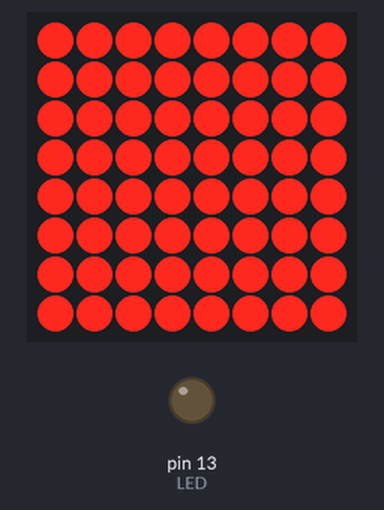
Bench run of a sketch on a simulated Arduino Uno, built with avr-gcc and run on an emulated ATmega328P. Parts: 8×8 LED matrix, output pins drawn as LEDs (lit = HIGH). Wiring (inferred from the names in the program): MAX7219 LED driver (orientation assumed): data pin 3; clock pin 2; CS pin 4. Dashed ring = blinking. Pins used as bus, display or sensor lines are not drawn.

Above: at 0.5 s.
At 129.54 s:
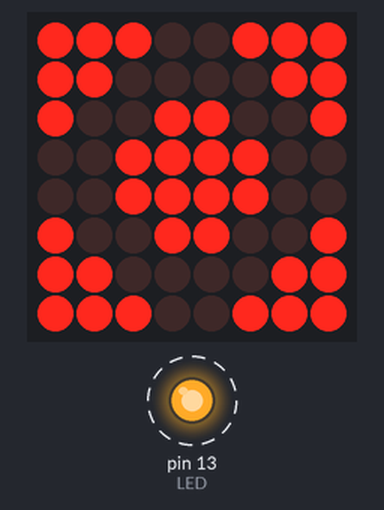
Timing chart, 0 to 130.0 s (numbered marks = the images above):
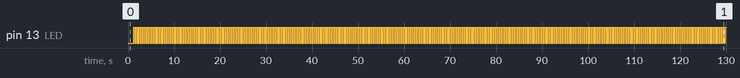

The sketch:

module_max7219.ino
```cpp
/*====================================================================================================*/
/*====================================================================================================*/
#include "module_max7219.h"
/*====================================================================================================*/
/*====================================================================================================*/
const byte MAX7219_CLK  = 2;
const byte MAX7219_DIN  = 3;
const byte MAX7219_LOAD = 4;
/*====================================================================================================*/
/*====================================================================================================*
**函數 : MAX7219_SendByte
**功能 : MAX7219 SendByte
**輸入 : data
**輸出 : None
**使用 : MAX7219_SendByte();
**====================================================================================================*/
/*====================================================================================================*/
static void MAX7219_SendByte( byte data )
{
  for (byte i=0; i<8; i++) {
    digitalWrite(MAX7219_CLK, LOW);
    if (data & (0x80 >> i))
      digitalWrite(MAX7219_DIN, HIGH);
    else
      digitalWrite(MAX7219_DIN, LOW);
    digitalWrite(MAX7219_CLK, HIGH);
  }
}
/*====================================================================================================*/
/*====================================================================================================*
**函數 : MAX7219_WriteData
**功能 : MAX7219 WriteData
**輸入 : addr, data
**輸出 : None
**使用 : MAX7219_WriteData();
**====================================================================================================*/
/*====================================================================================================*/
void MAX7219_WriteData( byte addr, byte data )
{
  digitalWrite(MAX7219_LOAD, LOW);
  MAX7219_SendByte(addr);
  MAX7219_SendByte(data);
  digitalWrite(MAX7219_LOAD, HIGH);
}
/*====================================================================================================*/
/*====================================================================================================*
**函數 : MAX7219_Config
**功能 : MAX7219 Config
**輸入 : None
**輸出 : None
**使用 : MAX7219_Config();
**====================================================================================================*/
/*====================================================================================================*/
static void MAX7219_Config( void )
{
  pinMode(MAX7219_DIN,  OUTPUT);
  pinMode(MAX7219_CLK,  OUTPUT);
  pinMode(MAX7219_LOAD, OUTPUT);
}
/*====================================================================================================*/
/*====================================================================================================*
**函數 : MAX7219_Init
**功能 : MAX7219 Init
**輸入 : None
**輸出 : None
**使用 : MAX7219_Init();
**====================================================================================================*/
/*====================================================================================================*/
void MAX7219_Init( void )
{
  MAX7219_Config();

  MAX7219_WriteData(MAX7219_SHUTDOWN,     0x01);  // Normal Operation
  MAX7219_WriteData(MAX7219_DISPLAY_TEST, 0x00);  // No Display Test
  MAX7219_WriteData(MAX7219_SCAN_LIMIT,   0x07);  // Scan All
  MAX7219_WriteData(MAX7219_DECODE_MODE,  0x00);  // No Decode
  MAX7219_WriteData(MAX7219_INTENSITY,    0x00);  // Min (01/32)

  MAX7219_Clear();
}
/*====================================================================================================*/
/*====================================================================================================*
**函數 : MAX7219_Fill
**功能 : Fill MatrixLED
**輸入 : None
**輸出 : None
**使用 : MAX7219_Fill();
**====================================================================================================*/
/*====================================================================================================*/
void MAX7219_Fill( void )
{
  MAX7219_WriteData(1, 255);
  MAX7219_WriteData(2, 255);
  MAX7219_WriteData(3, 255);
  MAX7219_WriteData(4, 255);
  MAX7219_WriteData(5, 255);
  MAX7219_WriteData(6, 255);
  MAX7219_WriteData(7, 255);
  MAX7219_WriteData(8, 255);
}
/*====================================================================================================*/
/*====================================================================================================*
**函數 : MAX7219_Clear
**功能 : Clear MatrixLED
**輸入 : None
**輸出 : None
**使用 : MAX7219_Clear();
**====================================================================================================*/
/*====================================================================================================*/
void MAX7219_Clear( void )
{
  MAX7219_WriteData(1, 0);
  MAX7219_WriteData(2, 0);
  MAX7219_WriteData(3, 0);
  MAX7219_WriteData(4, 0);
  MAX7219_WriteData(5, 0);
  MAX7219_WriteData(6, 0);
  MAX7219_WriteData(7, 0);
  MAX7219_WriteData(8, 0);
}
/*====================================================================================================*/
/*====================================================================================================*
**函數 : MAX7219_TestMatrixLED
**功能 : Test MatrixLED
**輸入 : None
**輸出 : None
**使用 : MAX7219_TestMatrixLED();
**====================================================================================================*/
/*====================================================================================================*/
void MAX7219_TestMatrixLED( void )
{
  for (int i=0; i<256; i++) {
    MAX7219_WriteData(1, i);
    MAX7219_WriteData(2, i);
    MAX7219_WriteData(3, i);
    MAX7219_WriteData(4, i);
    MAX7219_WriteData(5, i);
    MAX7219_WriteData(6, i);
    MAX7219_WriteData(7, i);
    MAX7219_WriteData(8, i);
  }

  for (byte i=0; i<2; i++) {
    MAX7219_Fill();
    delay(200);
    MAX7219_Clear();
    delay(200);
  }
}
/*====================================================================================================*/
/*====================================================================================================*/
```

main.ino
```cpp
/*====================================================================================================*/
/*====================================================================================================*/
#include "module_max7219.h"
/*====================================================================================================*/
/*====================================================================================================*/
/* Arduino Uno Board define */
const byte LED = 13;
/*====================================================================================================*/
/*====================================================================================================*/
void setup ()
{
  pinMode(LED, OUTPUT);
  digitalWrite(LED, LOW);

  MAX7219_Init();
  MAX7219_Init();

  MAX7219_TestMatrixLED();
}
/*====================================================================================================*/
/*====================================================================================================*/
void loop ()
{
  digitalWrite(LED, HIGH);
  delay(200);
  digitalWrite(LED, LOW);
  delay(200);

  MAX7219_WriteData(1, 0x80*1 + 0x40*1 + 0x20*1 + 0x10*0 + 0x08*0 + 0x04*1 + 0x02*1 + 0x01*1);
  MAX7219_WriteData(2, 0x80*1 + 0x40*1 + 0x20*0 + 0x10*0 + 0x08*0 + 0x04*0 + 0x02*1 + 0x01*1);
  MAX7219_WriteData(3, 0x80*1 + 0x40*0 + 0x20*0 + 0x10*1 + 0x08*1 + 0x04*0 + 0x02*0 + 0x01*1);
  MAX7219_WriteData(4, 0x80*0 + 0x40*0 + 0x20*1 + 0x10*1 + 0x08*1 + 0x04*1 + 0x02*0 + 0x01*0);
  MAX7219_WriteData(5, 0x80*0 + 0x40*0 + 0x20*1 + 0x10*1 + 0x08*1 + 0x04*1 + 0x02*0 + 0x01*0);
  MAX7219_WriteData(6, 0x80*1 + 0x40*0 + 0x20*0 + 0x10*1 + 0x08*1 + 0x04*0 + 0x02*0 + 0x01*1);
  MAX7219_WriteData(7, 0x80*1 + 0x40*1 + 0x20*0 + 0x10*0 + 0x08*0 + 0x04*0 + 0x02*1 + 0x01*1);
  MAX7219_WriteData(8, 0x80*1 + 0x40*1 + 0x20*1 + 0x10*0 + 0x08*0 + 0x04*1 + 0x02*1 + 0x01*1);
}
/*====================================================================================================*/
/*====================================================================================================*/
```

module_max7219.h
```cpp
/* #include "module_max7219.h" */

#ifndef __MODULE_MAX7219_H_
#define __MODULE_MAX7219_H_
/*====================================================================================================*/
/*====================================================================================================*/
/* max7219 reg define */
#define MAX7219_NOOP          ((byte)0x00)
#define MAX7219_DIGIT_0       ((byte)0x01)
#define MAX7219_DIGIT_1       ((byte)0x02)
#define MAX7219_DIGUT_2       ((byte)0x03)
#define MAX7219_DIGIT_3       ((byte)0x04)
#define MAX7219_DIGIT_4       ((byte)0x05)
#define MAX7219_DIGIT_5       ((byte)0x06)
#define MAX7219_DIGIT_6       ((byte)0x07)
#define MAX7219_DIGIT_7       ((byte)0x08)
#define MAX7219_DECODE_MODE   ((byte)0x09)
#define MAX7219_INTENSITY     ((byte)0x0A)
#define MAX7219_SCAN_LIMIT    ((byte)0x0B)
#define MAX7219_SHUTDOWN      ((byte)0x0C)
#define MAX7219_DISPLAY_TEST  ((byte)0x0D)
/*====================================================================================================*/
/*====================================================================================================*/
void MAX7219_Init( void );
void MAX7219_WriteData( byte addr, byte data );
void MAX7219_Fill( void );
void MAX7219_Clear( void );
void MAX7219_TestMatrixLED( void );
/*====================================================================================================*/
/*====================================================================================================*/
#endif
```

Measured:
- by itself, pin 13 (LED): alternates HIGH for 0.20 s and LOW for 0.20 s
